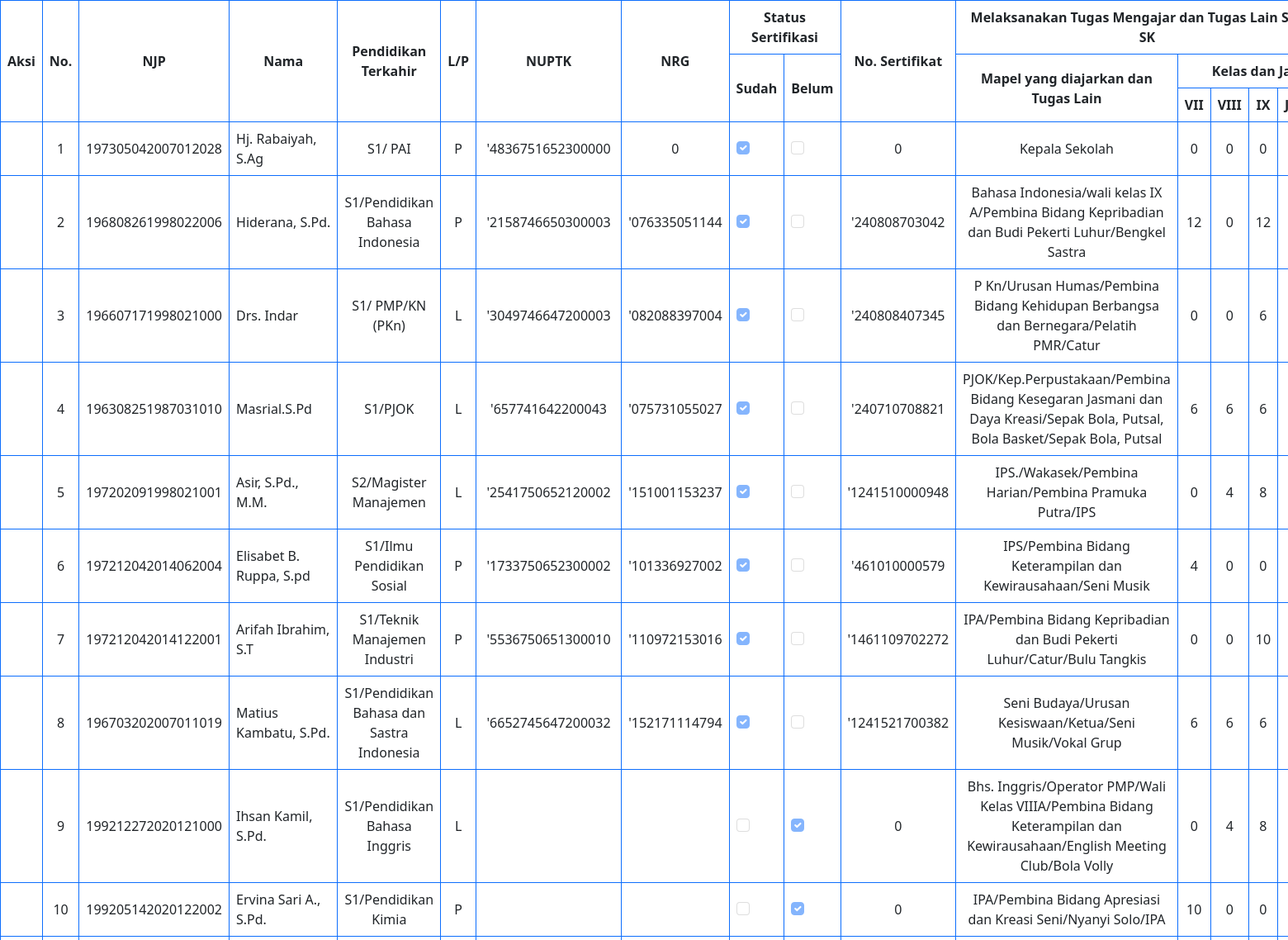
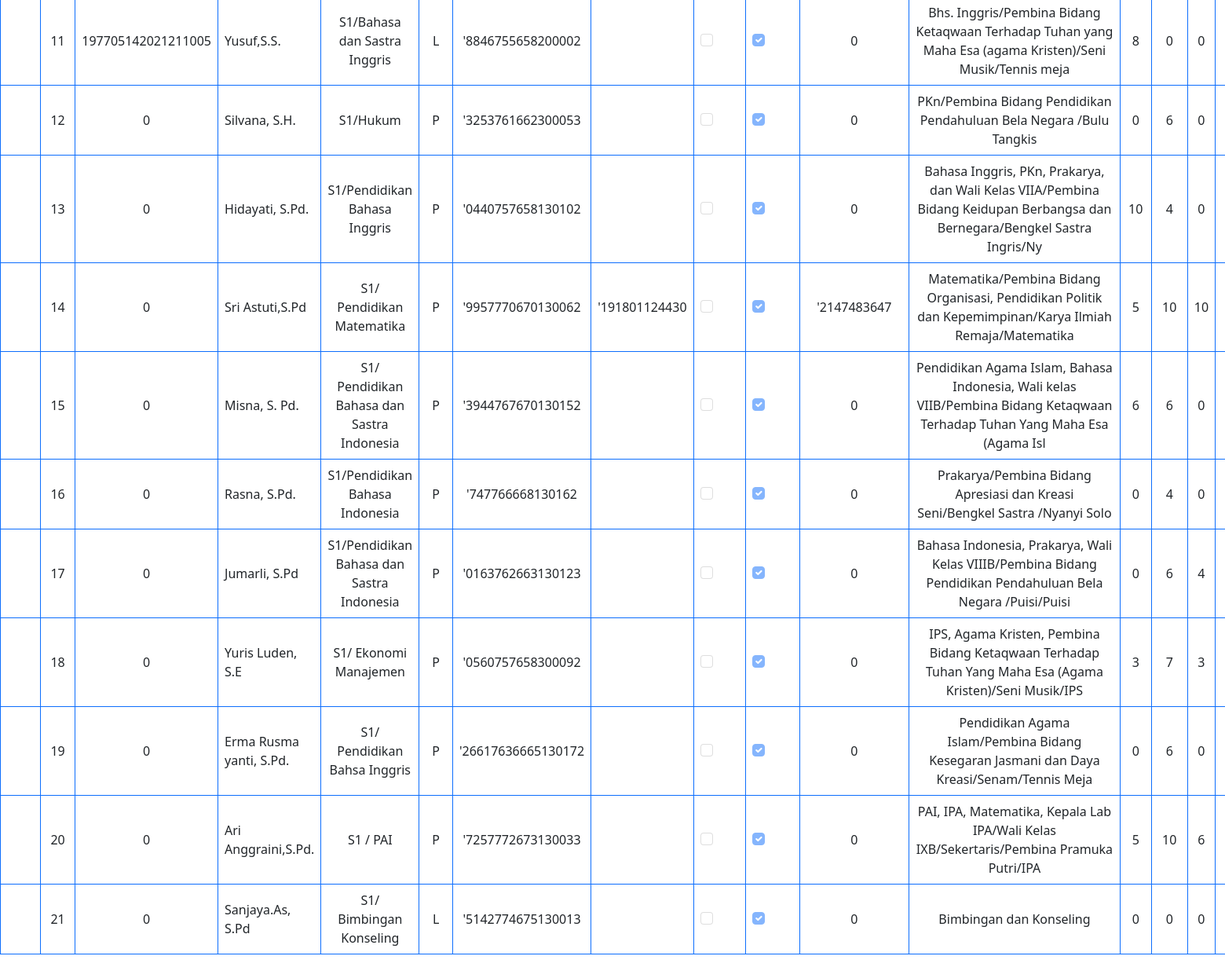
Screenshot of /index.php/export/laporan_pdf with the database file from the repository (2 pictures, top to bottom).
### tables this page shows
CREATE TABLE `data_guru` (
  `id` int(11) NOT NULL,
  `njp` varchar(30) NOT NULL,
  `nama` varchar(123) NOT NULL,
  `pend_terakhir` varchar(123) NOT NULL,
  `jenis_kelamin` varchar(123) NOT NULL,
  `nuptk` varchar(30) NOT NULL,
  `nrg` varchar(30) NOT NULL,
  `status_sertifikasi` int(11) NOT NULL,
  `no_sertifikasi` varchar(100) NOT NULL,
  `mapel` varchar(123) NOT NULL,
  `kelas_vii` int(11) NOT NULL,
  `kelas_viii` int(11) NOT NULL,
  `kelas_ix` int(11) NOT NULL,
  `keterangan` text NOT NULL,
  `created_at` varchar(123) NOT NULL,
  `updated_at` varchar(123) NOT NULL
);

### application/controllers/export/Laporan_pdf.php (called while the page is built, shortened)
<?php
class Laporan_pdf extends CI_Controller {
  public function __construct()
  {
    $this->load->model('guru_model');
    $this->load->model('apsen_model');
    $this->load->model('nilai_model');
		$this->load->library('dompdf_gen');
  }
  public function index()
  {
    $data['judul'] = 'Laporan PDF Data Guru';
    $data['data_guru'] = $this->guru_model->get_all_data();
    $this->load->view('backend/export/laporan_pdf', $data);
  }
}

### index.php (called while the page is built, shortened)
<?php
require_once BASEPATH.'core/CodeIgniter.php';

### application/models/Guru_model.php (called while the page is built, shortened)
<?php
class Guru_model extends CI_Model {
  public function get_all_data()
  {
    return $this->db->get('data_guru')->result_array();
  }
}

### application/views/backend/export/laporan_pdf.php (the view, shortened to what this page needs)
<!DOCTYPE html>
<html lang="en"><head>
  <link href="https://cdn.jsdelivr.net/npm/bootstrap@5.0.0/dist/css/bootstrap.min.css" rel="stylesheet">
</head><body>
        <table class="table table-bordered border-primary" border="1">
            <tr>
              <th class="text-center" rowspan="3" style="vertical-align:middle; text-align:center;">Aksi
              </th>
              <th rowspan="3" style="vertical-align:middle; text-align:center;">No.</th>
              <th class="text-center" rowspan="3" style="vertical-align:middle; text-align:center;">NJP</th>
              <th class="text-center" rowspan="3" style="vertical-align:middle; text-align:center;">Nama</th>
              <th class="text-center" rowspan="3" style="vertical-align:middle; text-align:center;">Pendidikan
                Terkahir</th>
              <th class="text-center" rowspan="3" style="vertical-align:middle; text-align:center;">L/P
              </th>
              <th class="text-center" rowspan="3" style="vertical-align:middle; text-align:center;">NUPTK</th>
              <th class="text-center" rowspan="3" style="vertical-align:middle; text-align:center;">NRG</th>
              <th colspan="2" class="text-center" style="vertical-align:middle; text-align:center;">Status
                Sertifikasi</th>
              <th class="text-center" rowspan="3" style="vertical-align:middle; text-align:center;">No. Sertifikat
              </th>
              <th class="text-center" colspan="5" style="vertical-align:middle; text-align:center;">Melaksanakan
                Tugas Mengajar dan Tugas Lain Sesuai SK</th>
            </tr>
            <tr>
              <th style="vertical-align:middle; text-align:center;" rowspan="2">Sudah</th>
              <th style="vertical-align:middle; text-align:center;" rowspan="2">Belum</th>
              <th style="vertical-align:middle; text-align:center;" rowspan="2">Mapel yang diajarkan dan Tugas
                Lain</th>
              <th style="vertical-align:middle; text-align:center;" colspan="4">Kelas dan Jam</th>
            </tr>
            <tr>
              <th style="vertical-align:middle; text-align:center;">VII</th>
              <th style="vertical-align:middle; text-align:center;">VIII</th>
              <th style="vertical-align:middle; text-align:center;">IX</th>
              <th style="vertical-align:middle; text-align:center;">Jumlah</th>
            </tr>
            <?php
                  $no = 1;
                  foreach ($data_guru as $guru):
                  ?>
            <tr>
              <td style="vertical-align:middle; text-align:center;">
                <a href="javascript:;" data-id="<?= $guru['id'];?>" data-njp="<?= $guru['njp'];?>"
                  data-nama="<?= $guru['nama'];?>" data-pendterakhir="<?= $guru['pend_terakhir'];?>"
                  data-kelamin="<?= $guru['jenis_kelamin'];?>" data-nuptk="<?= $guru['nuptk'];?>"
                  data-nrg="<?= $guru['nrg'];?>" data-statussertifikasi="<?= $guru['status_sertifikasi'];?>"
                  data-nosertifikasi="<?= $guru['no_sertifikasi'];?>" data-mapel="<?= $guru['mapel'];?>"
                  data-kelasvii="<?= $guru['kelas_vii'];?>" data-kelasviii="<?= $guru['kelas_viii'];?>"
                  data-kelasix="<?= $guru['kelas_ix'];?>" data-keterangan="<?= $guru['keterangan'];?>"
                  class="badge badge-warning" data-toggle="modal" data-target="#updateguru"></a>
                <a href="<?= base_url('backend/data_guru/delete_guru/') . $guru['id'] ?>" class="badge badge-danger"></a>
              </td>
              <td style="vertical-align:middle; text-align:center;"><?= $no++; ?></td>
              <td style="vertical-align:middle; text-align:center;"><?= $guru['njp'];?></td>
              <td style="vertical-align:middle;"><?= $guru['nama'];?></td>
              <td style="vertical-align:middle; text-align:center;"><?= $guru['pend_terakhir'];?></td>
              <td style="vertical-align:middle; text-align:center;"><?= $guru['jenis_kelamin'];?></td>
              <td style="vertical-align:middle; text-align:center;"><?= $guru['nuptk'];?></td>
              <td style="vertical-align:middle; text-align:center;"><?= $guru['nrg'];?></td>
              <td style="vertical-align:middle; text-align:center;">
                <div class="form-check">
                  <?php if($guru['status_sertifikasi'] != 1):?>
                  <input class="form-check-input" type="checkbox" value="" id="flexCheckChecked" disabled>
                  <?php else:?>
                  <input class="form-check-input" type="checkbox" value="" id="flexCheckChecked" checked disabled>
                  <?php endif;?>
                </div>
              </td>
              <td style="vertical-align:middle; text-align:center;">
                <div class="form-check">
                  <?php if($guru['status_sertifikasi'] != 0):?>
                  <input class="form-check-input" type="checkbox" value="" id="flexCheckChecked" disabled>
                  <?php else:?>
                  <input class="form-check-input" type="checkbox" value="" id="flexCheckChecked" checked disabled>
                  <?php endif;?>
                </div>
              </td>
              <td style="vertical-align:middle; text-align:center;"><?= $guru['no_sertifikasi'];?></td>
              <td style="vertical-align:middle; text-align:center;"><?= $guru['mapel'];?></td>
              <td style="vertical-align:middle; text-align:center;"><?= $guru['kelas_vii'];?></td>
              <td style="vertical-align:middle; text-align:center;"><?= $guru['kelas_viii'];?></td>
              <td style="vertical-align:middle; text-align:center;"><?= $guru['kelas_ix'];?></td>
              <td style="vertical-align:middle; text-align:center;">
                <?= $guru['kelas_vii']+$guru['kelas_viii']+$guru['kelas_ix'];?></td>
            </tr>
            <?php endforeach;?>
        </table>
</body></html>

### rows the page displays
data_guru: njp "197305042007012028", nama "Hj. Rabaiyah, S.Ag", pend_terakhir "S1/ PAI", jenis_kelamin "P", nuptk "'4836751652300000", nrg "0", no_sertifikasi "0", mapel "Kepala Sekolah", kelas_vii "0", kelas_viii "0", kelas_ix "0"
data_guru: njp "196808261998022006", nama "Hiderana, S.Pd.", pend_terakhir "S1/Pendidikan Bahasa Indonesia", jenis_kelamin "P", nuptk "'2158746650300003", nrg "'076335051144", no_sertifikasi "'240808703042", mapel "Bahasa Indonesia/wali kelas IX A/Pembina Bidang Kepribadian dan Budi Pekerti Luhur/Bengkel Sastra", kelas_vii "12", kelas_viii "0", kelas_ix "12"
data_guru: njp "196607171998021000", nama "Drs. Indar", pend_terakhir "S1/ PMP/KN (PKn)", jenis_kelamin "L", nuptk "'3049746647200003", nrg "'082088397004", no_sertifikasi "'240808407345", mapel "P Kn/Urusan Humas/Pembina Bidang Kehidupan Berbangsa dan Bernegara/Pelatih PMR/Catur", kelas_vii "0", kelas_viii "0", kelas_ix "6"
data_guru: njp "196308251987031010", nama "Masrial.S.Pd", pend_terakhir "S1/PJOK", jenis_kelamin "L", nuptk "'657741642200043", nrg "'075731055027", no_sertifikasi "'240710708821", mapel "PJOK/Kep.Perpustakaan/Pembina Bidang Kesegaran Jasmani dan Daya Kreasi/Sepak Bola, Putsal, Bola Basket/Sepak Bola, Putsal", kelas_vii "6", kelas_viii "6", kelas_ix "6"
data_guru: njp "197202091998021001", nama "Asir, S.Pd., M.M.", pend_terakhir "S2/Magister Manajemen", jenis_kelamin "L", nuptk "'2541750652120002", nrg "'151001153237", no_sertifikasi "'1241510000948", mapel "IPS./Wakasek/Pembina Harian/Pembina Pramuka Putra/IPS", kelas_vii "0", kelas_viii "4", kelas_ix "8"
data_guru: njp "197212042014062004", nama "Elisabet B. Ruppa, S.pd", pend_terakhir "S1/Ilmu Pendidikan Sosial", jenis_kelamin "P", nuptk "'1733750652300002", nrg "'101336927002", no_sertifikasi "'461010000579", mapel "IPS/Pembina Bidang Keterampilan dan Kewirausahaan/Seni Musik", kelas_vii "4", kelas_viii "0", kelas_ix "0"
data_guru: njp "197212042014122001", nama "Arifah Ibrahim, S.T", pend_terakhir "S1/Teknik Manajemen Industri", jenis_kelamin "P", nuptk "'5536750651300010", nrg "'110972153016", no_sertifikasi "'1461109702272", mapel "IPA/Pembina Bidang Kepribadian dan Budi Pekerti Luhur/Catur/Bulu Tangkis", kelas_vii "0", kelas_viii "0", kelas_ix "10"
data_guru: njp "196703202007011019", nama "Matius Kambatu, S.Pd.", pend_terakhir "S1/Pendidikan Bahasa dan Sastra Indonesia", jenis_kelamin "L", nuptk "'6652745647200032", nrg "'152171114794", no_sertifikasi "'1241521700382", mapel "Seni Budaya/Urusan Kesiswaan/Ketua/Seni Musik/Vokal Grup", kelas_vii "6", kelas_viii "6", kelas_ix "6"
data_guru: njp "199212272020121000", nama "Ihsan Kamil, S.Pd.", pend_terakhir "S1/Pendidikan Bahasa Inggris", jenis_kelamin "L", no_sertifikasi "0", mapel "Bhs. Inggris/Operator PMP/Wali Kelas VIIIA/Pembina Bidang Keterampilan dan Kewirausahaan/English Meeting Club/Bola Volly", kelas_vii "0", kelas_viii "4", kelas_ix "8"
data_guru: njp "199205142020122002", nama "Ervina Sari A., S.Pd.", pend_terakhir "S1/Pendidikan Kimia", jenis_kelamin "P", no_sertifikasi "0", mapel "IPA/Pembina Bidang Apresiasi dan Kreasi Seni/Nyanyi Solo/IPA", kelas_vii "10", kelas_viii "0", kelas_ix "0"
data_guru: njp "197705142021211005", nama "Yusuf,S.S.", pend_terakhir "S1/Bahasa dan Sastra Inggris", jenis_kelamin "L", nuptk "'8846755658200002", no_sertifikasi "0", mapel "Bhs. Inggris/Pembina Bidang Ketaqwaan Terhadap Tuhan yang Maha Esa (agama Kristen)/Seni Musik/Tennis meja", kelas_vii "8", kelas_viii "0", kelas_ix "0"
data_guru: njp "0", nama "Silvana, S.H.", pend_terakhir "S1/Hukum", jenis_kelamin "P", nuptk "'3253761662300053", no_sertifikasi "0", mapel "PKn/Pembina Bidang Pendidikan Pendahuluan Bela Negara /Bulu Tangkis", kelas_vii "0", kelas_viii "6", kelas_ix "0"
data_guru: njp "0", nama "Hidayati, S.Pd.", pend_terakhir "S1/Pendidikan Bahasa Inggris", jenis_kelamin "P", nuptk "'0440757658130102", no_sertifikasi "0", mapel "Bahasa Inggris, PKn, Prakarya, dan Wali Kelas VIIA/Pembina Bidang Keidupan Berbangsa dan Bernegara/Bengkel Sastra Ingris/Ny", kelas_vii "10", kelas_viii "4", kelas_ix "0"
data_guru: njp "0", nama "Sri Astuti,S.Pd", pend_terakhir "S1/ Pendidikan Matematika", jenis_kelamin "P", nuptk "'9957770670130062", nrg "'191801124430", no_sertifikasi "'2147483647", mapel "Matematika/Pembina Bidang Organisasi, Pendidikan Politik dan Kepemimpinan/Karya Ilmiah Remaja/Matematika", kelas_vii "5", kelas_viii "10", kelas_ix "10"
data_guru: njp "0", nama "Misna, S. Pd.", pend_terakhir "S1/ Pendidikan Bahasa dan Sastra Indonesia", jenis_kelamin "P", nuptk "'3944767670130152", no_sertifikasi "0", mapel "Pendidikan Agama Islam, Bahasa Indonesia, Wali kelas VIIB/Pembina Bidang Ketaqwaan Terhadap Tuhan Yang Maha Esa (Agama Isl", kelas_vii "6", kelas_viii "6", kelas_ix "0"
data_guru: njp "0", nama "Rasna, S.Pd.", pend_terakhir "S1/Pendidikan Bahasa Indonesia", jenis_kelamin "P", nuptk "'747766668130162", no_sertifikasi "0", mapel "Prakarya/Pembina Bidang Apresiasi dan Kreasi Seni/Bengkel Sastra /Nyanyi Solo", kelas_vii "0", kelas_viii "4", kelas_ix "0"
data_guru: njp "0", nama "Jumarli, S.Pd", pend_terakhir "S1/Pendidikan Bahasa dan Sastra Indonesia", jenis_kelamin "P", nuptk "'0163762663130123", no_sertifikasi "0", mapel "Bahasa Indonesia, Prakarya, Wali Kelas VIIIB/Pembina Bidang Pendidikan Pendahuluan Bela Negara /Puisi/Puisi", kelas_vii "0", kelas_viii "6", kelas_ix "4"
data_guru: njp "0", nama "Yuris Luden, S.E", pend_terakhir "S1/ Ekonomi Manajemen", jenis_kelamin "P", nuptk "'0560757658300092", no_sertifikasi "0", mapel "IPS, Agama Kristen, Pembina Bidang Ketaqwaan Terhadap Tuhan Yang Maha Esa (Agama Kristen)/Seni Musik/IPS", kelas_vii "3", kelas_viii "7", kelas_ix "3"
data_guru: njp "0", nama "Erma Rusma yanti, S.Pd.", pend_terakhir "S1/ Pendidikan Bahsa Inggris", jenis_kelamin "P", nuptk "'26617636665130172", no_sertifikasi "0", mapel "Pendidikan Agama Islam/Pembina Bidang Kesegaran Jasmani dan Daya Kreasi/Senam/Tennis Meja", kelas_vii "0", kelas_viii "6", kelas_ix "0"
data_guru: njp "0", nama "Ari Anggraini,S.Pd.", pend_terakhir "S1 / PAI", jenis_kelamin "P", nuptk "'7257772673130033", no_sertifikasi "0", mapel "PAI, IPA, Matematika, Kepala Lab IPA/Wali Kelas IXB/Sekertaris/Pembina Pramuka Putri/IPA", kelas_vii "5", kelas_viii "10", kelas_ix "6"
data_guru: njp "0", nama "Sanjaya.As, S.Pd", pend_terakhir "S1/ Bimbingan Konseling", jenis_kelamin "L", nuptk "'5142774675130013", no_sertifikasi "0", mapel "Bimbingan dan Konseling", kelas_vii "0", kelas_viii "0", kelas_ix "0"
